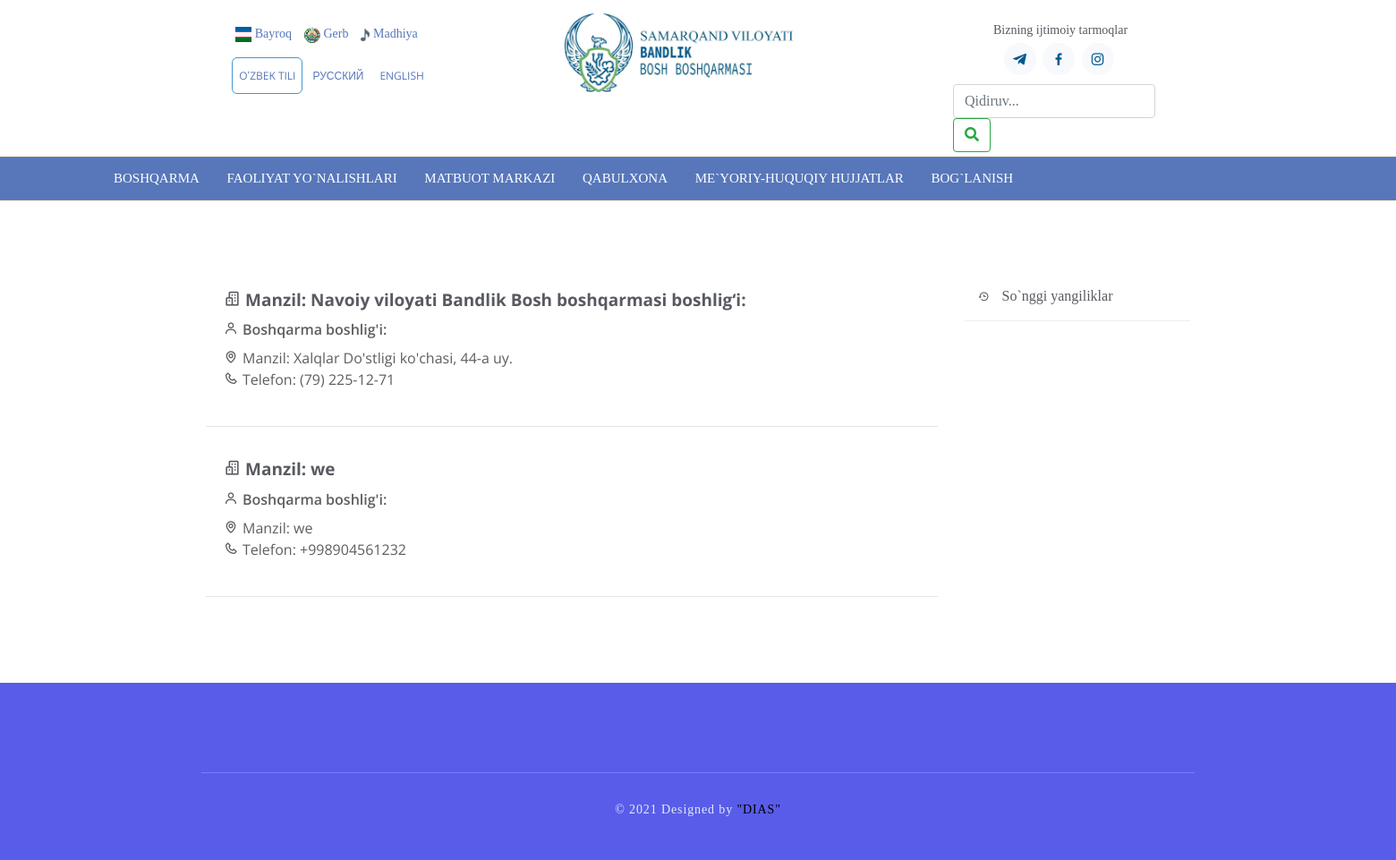
Page /regional/ on the committed database.
### management/models.py (models this page shows, shortened)
class RegionalCenters(models.Model):
    name = models.CharField(verbose_name="Hududiy boshqarma nomi", max_length=250)
    leader = models.CharField(verbose_name="F.I.SH BOshqarma boshlig'i", max_length=250)
    title = models.CharField(verbose_name="Manzili", max_length=250)
    phone = models.CharField(verbose_name="Phone", max_length=15)
    date_time = models.DateTimeField(auto_now_add=True)
    class Meta:
        verbose_name="Hududiy bo'lim"
        verbose_name_plural="Hududiy bo'limlar"

### management/views.py (the view)
# urls.py: path('regional/', RegionalView.as_view(), name='regional'),
class RegionalView(TemplateView):
    template_name = 'regional.html'
    model = RegionalCenters
    def get_context_data(self, **kwargs):
        context = super(RegionalView, self).get_context_data(**kwargs)
        context['regions_list'] = RegionalCenters.objects.all().reverse()
        return context

### templates/regional.html (shortened to what this page needs)
{% extends 'base.html' %}
{% load static %}
{% load i18n%}
{% block content %}
<section class="inner-page">
    <div class="container">
      <div class="row">
          <div class="col-md-9">
{% for region in regions_list %}
<div class="personalBlock">
        <div class="personalCard">
            <div class="personalCardName"><i class="bx bx-buildings"></i>{% trans 'Manzil:' %} {{region.name}}</div>
            <div class="personalCardPosition"><i class="bx bx-user"></i>{% trans 'Boshqarma boshlig\'i:' %} {{ region.}}</div>
            <div class="personalCardRecDays"><i class="bx bx-map"></i>{% trans 'Manzil:' %} {{region.title}}</div>
            <div class="personalCardRecDays"><i class="bx bx-phone"></i>{% trans 'Telefon:' %} {{ region.phone}}</div>
        </div>
    </div>
    <hr>
    {% endfor %}
            </div>
          <div class="col-md-3">
      <div class="blog-sidebar margin-b-30">
          <div class="blog-sidebar-heading">
            <i class="blog-sidebar-heading-icon bx bx-history"></i>
            <h4 class="blog-sidebar-heading-title">{% trans 'So`nggi yangiliklar' %}</h4>
          </div>
          <div class="blog-sidebar-content">
            <ul class="timeline-v2">
                             </ul>
          </div>
      </div>
      <div class="blog-sidebar">
        <div class="blog-sidebar-content">
        </div>
      </div>
    </div>
        </div>
    </div>
  </section>
{% endblock content %}

### frontend/static/assets1/css/blue.css (style rules this page uses)
html, body, div, span, applet, object, iframe, h1, h2, h3, h4, h5, h6, p, blockquote, div pre, a, abbr, acronym, address, big, cite, code, del, dfn, em, font, img, ins, kbd, q, s, samp, small, strike, strong, sub, sup, tt, var, b, u, i, center, dl, dt, dd, ol, ul, li, figure, header, nav, section, article, aside, footer, figcaption { margin: 0; padding: 0; border: 0; outline: 0; }
ul, li { padding: 0; margin: 0; list-style: none; }
header, nav, section, article, aside, footer, hgroup { display: block; }
* { box-sizing: border-box; }
html, body { font-family: "Nunito", sans-serif; font-weight: 400; background-color: rgb(209, 25, 25); font-size: 16px; -ms-text-size-adjust: 100%; -webkit-font-smoothing: antialiased; -moz-osx-font-smoothing: grayscale; }
h1, h2, h3, h4, h5, h6 { margin-top: 0px; margin-bottom: 0px; }
ul { margin-bottom: 0px; }
html, body { background: #fff; color: #6F8BA4; font-family: "Nunito", sans-serif; }

### frontend/static/assets1/css/style.css (style rules this page uses)
section { padding: 60px 0; }

### frontend/static/assets/css/style.css (style rules this page uses)
h1, h2, h3, h4, h5, h6 { font-family: "Segoe UI Semilight", "SegoeUISemilight", Calibri; }
section { padding: 60px 0; overflow: hidden; }
.inner-page .container { background-color: white; padding:20px 20px; }
.personalBlock { margin: 0 0 20px; }
.personalBlock:after { width: 0; height: 0; clear: both; content: ''; display: block; }
.personalCard { overflow: hidden; padding: 20px; }
.personalCardName { font-size: 19px; font-family: "Open Sans", sans-serif; font-weight: 700; margin: 0 0 10px; line-height: 1.2; }
.personalCardPosition { color: #5d5e5f; font-family: "Open Sans", sans-serif; font-weight: 600; margin: 0 0 8px; }
.personalCardRecDays { color: #5d5e5f; font-family: "Open Sans", sans-serif; }
.blog-sidebar .blog-sidebar-heading { background: #fff; border-bottom: 1px solid #ebeef6; padding: 15px; }
.blog-sidebar .blog-sidebar-heading .blog-sidebar-heading-icon { position: relative; top: 1px; font-size: 13px; color: #606060; margin-right: 5px; }
.blog-sidebar .blog-sidebar-heading .blog-sidebar-heading-title { display: inline-block; font-size: 16px; margin: 0; }
.blog-sidebar .blog-sidebar-content { background: #fff; padding: 15px; }
.margin-b-30 { margin-bottom: 30px; }
.timeline-v2 { position: relative; list-style: none; overflow: hidden; padding: 10px 0 0; }
.bx { padding-right: 5px; }
.row { margin-right:-15px;margin-left:-15px }

### rows in the picture
RegionalCenters: name "Navoiy viloyati Bandlik Bosh boshqarmasi boshlig‘i:", title "Xalqlar Do'stligi ko'chasi, 44-a uy.", phone "(79) 225-12-71"
RegionalCenters: name "we", title "we", phone "+998904561232"

### other values in the picture
{{ lang.name_local }} "OʻZBEK TILI"
{{ lang.name_local }} "РУССКИЙ" "ENGLISH"
